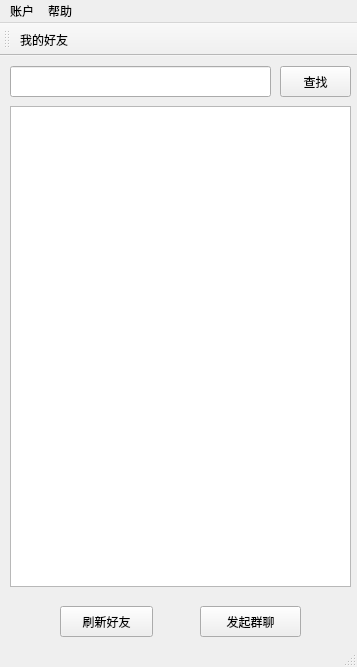
<?xml version="1.0" encoding="UTF-8"?>
<ui version="4.0">
 <class>MainWindow</class>
 <widget class="QMainWindow" name="MainWindow">
  <property name="geometry">
   <rect>
    <x>0</x>
    <y>0</y>
    <width>357</width>
    <height>667</height>
   </rect>
  </property>
  <property name="windowTitle">
   <string>MainWindow</string>
  </property>
  <widget class="QWidget" name="centralwidget">
   <widget class="QLineEdit" name="inputUserName">
    <property name="geometry">
     <rect>
      <x>10</x>
      <y>10</y>
      <width>261</width>
      <height>31</height>
     </rect>
    </property>
   </widget>
   <widget class="QPushButton" name="searchUserName">
    <property name="geometry">
     <rect>
      <x>280</x>
      <y>10</y>
      <width>71</width>
      <height>31</height>
     </rect>
    </property>
    <property name="text">
     <string>查找</string>
    </property>
   </widget>
   <widget class="QListWidget" name="listWidgetFriend">
    <property name="geometry">
     <rect>
      <x>10</x>
      <y>50</y>
      <width>341</width>
      <height>481</height>
     </rect>
    </property>
   </widget>
   <widget class="QPushButton" name="pushButtonGroupChat">
    <property name="geometry">
     <rect>
      <x>200</x>
      <y>550</y>
      <width>101</width>
      <height>31</height>
     </rect>
    </property>
    <property name="text">
     <string>发起群聊</string>
    </property>
   </widget>
   <widget class="QPushButton" name="pushButtonRefresh">
    <property name="geometry">
     <rect>
      <x>60</x>
      <y>550</y>
      <width>93</width>
      <height>31</height>
     </rect>
    </property>
    <property name="text">
     <string>刷新好友</string>
    </property>
   </widget>
  </widget>
  <widget class="QStatusBar" name="statusbar"/>
  <widget class="QToolBar" name="toolBar">
   <property name="windowTitle">
    <string>toolBar</string>
   </property>
   <attribute name="toolBarArea">
    <enum>TopToolBarArea</enum>
   </attribute>
   <attribute name="toolBarBreak">
    <bool>false</bool>
   </attribute>
   <addaction name="actionFriend"/>
  </widget>
  <widget class="QMenuBar" name="menuBar">
   <property name="geometry">
    <rect>
     <x>0</x>
     <y>0</y>
     <width>357</width>
     <height>26</height>
    </rect>
   </property>
   <widget class="QMenu" name="menuAccount">
    <property name="title">
     <string>账户</string>
    </property>
    <addaction name="actionSwitchAccount"/>
    <addaction name="actionQuit"/>
   </widget>
   <widget class="QMenu" name="menuHelp">
    <property name="title">
     <string>帮助</string>
    </property>
    <addaction name="actionUseHelp"/>
    <addaction name="actionUpdate"/>
    <addaction name="actionYouchat"/>
    <addaction name="actionAuthor"/>
   </widget>
   <addaction name="menuAccount"/>
   <addaction name="menuHelp"/>
  </widget>
  <action name="actionFriend">
   <property name="text">
    <string>我的好友</string>
   </property>
   <property name="toolTip">
    <string>我的好友</string>
   </property>
  </action>
  <action name="actionSwitchAccount">
   <property name="text">
    <string>切换账户</string>
   </property>
   <property name="shortcut">
    <string>Ctrl+S</string>
   </property>
  </action>
  <action name="actionQuit">
   <property name="text">
    <string>退出</string>
   </property>
   <property name="shortcut">
    <string>Alt+X</string>
   </property>
  </action>
  <action name="actionYouchat">
   <property name="text">
    <string>关于YouChat</string>
   </property>
   <property name="shortcut">
    <string>Ctrl+Y</string>
   </property>
  </action>
  <action name="actionUpdate">
   <property name="text">
    <string>软件更新</string>
   </property>
   <property name="shortcut">
    <string>Ctrl+U</string>
   </property>
  </action>
  <action name="actionAuthor">
   <property name="text">
    <string>关于作者</string>
   </property>
   <property name="shortcut">
    <string>Ctrl+A</string>
   </property>
  </action>
  <action name="actionUseHelp">
   <property name="text">
    <string>使用说明</string>
   </property>
   <property name="shortcut">
    <string>F1</string>
   </property>
  </action>
 </widget>
 <resources/>
 <connections/>
</ui>
